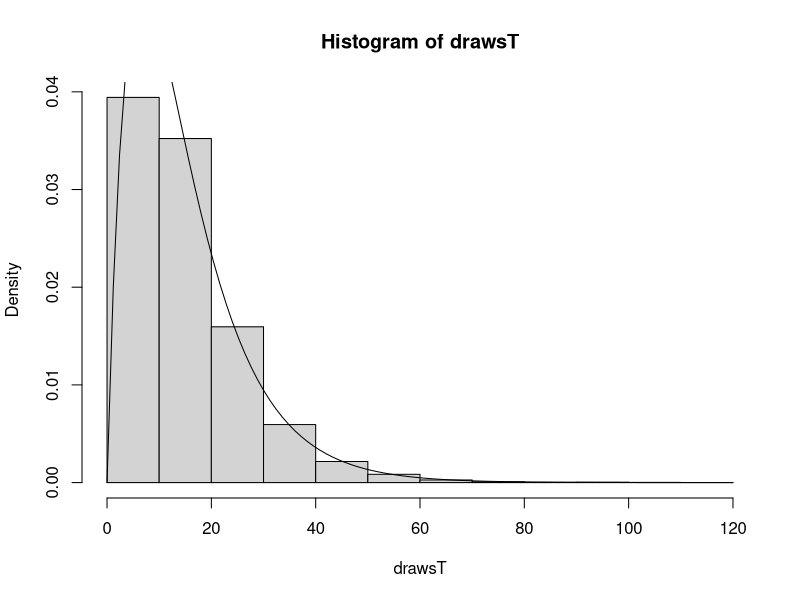

Reproduce this figure in R.
# Random number generator seed 
# Delivers uniform random variables 
set.seed(11)

# Q1 b(i)

# Lifetime of Block A
# Simulate one draw of Xa
BlockA = rexp(1, rate = 0.1)

# Lifetime of Block B
# Simulate one draw of Xb
BlockB = rexp(1, rate = 0.1)

# Simulate one draw of satellite lifetime T
# Using max as SatelliteT lasts until both fail 
# so longer lifetime considered
SatelliteT = max(BlockA, BlockB)

# Q1 b(ii)
# perform step 10000 times to give 
# 10000 distributions of T
 drawsT = replicate(10000, max(rexp(1,rate = 0.1), rexp(1,rate = 0.1)))

# Q1 b(iii)
# histogram of draws of T 
hist(drawsT, freq = FALSE)

# superimpose density function
curve((0.2*exp(-0.1*x)-0.2*exp(-0.2*x)), add = TRUE, xlab = "drawsT", ylab = "density value")

# Q1 b(iv)
# find Expected value E(T)
mean(drawsT)

# Q1 b(v)
# find probability that satellite lasts more than 15 years
mean(15 < abs(drawsT))

# utility method to repeat above tasks using replicate
# reps is the no. of Monte Carlo repetitions
parametersHelper = function(reps){
  drawsT = replicate(reps, max(rexp(1,rate = 0.1), rexp(1,rate = 0.1)))
  ExpectedVal = mean(drawsT)
  Prob = mean(15 < abs(drawsT))
  print(c(ExpectedVal,Prob))
}

# Q1 b(vi) 
# replicate the operation 4 more times
replicate(4, parametersHelper(10000))

# Q1 c
# replicate the procedure 5 more times 
# but using 1000 Monte Carlo replications
replicate(5, parametersHelper(1000))

# Q1 c
# replicate the procedure 5 more times 
# but using 100000 Monte Carlo replications
replicate(5, parametersHelper(100000))

